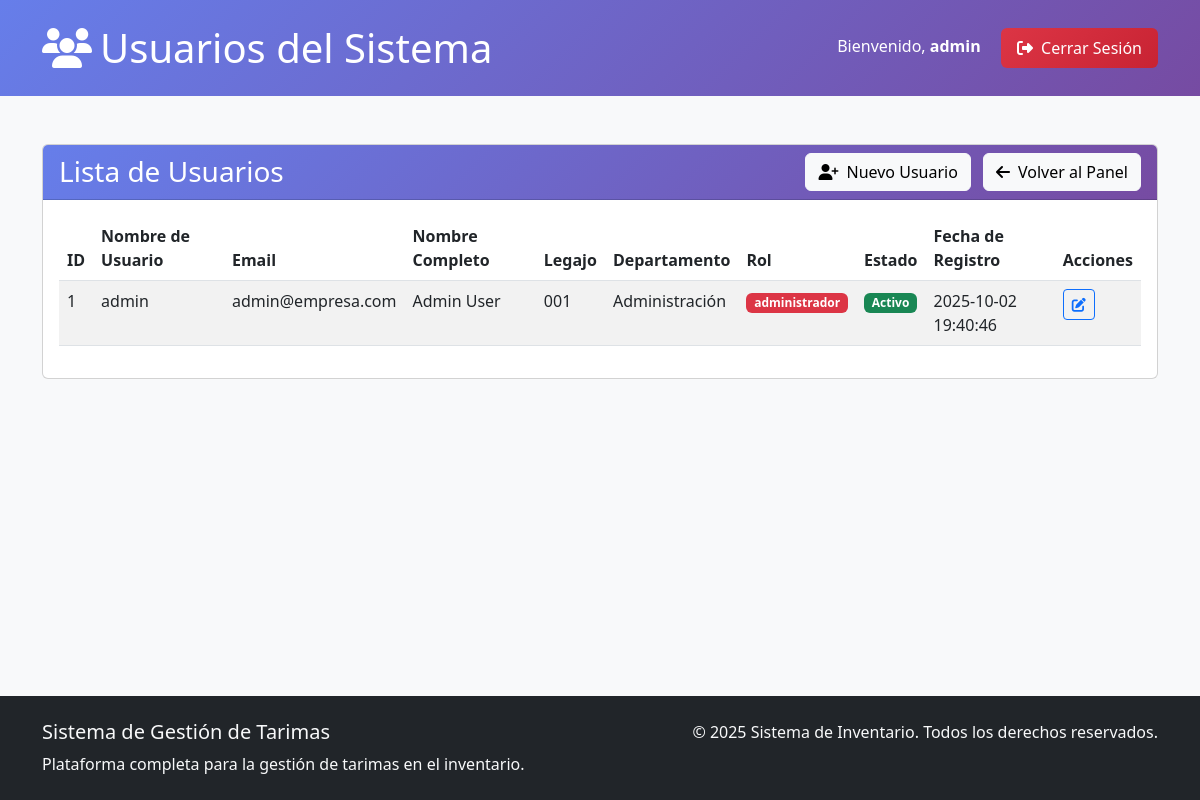
The page /dashboard/usuarios (signed in) on the database its author committed.
### tables this page shows
CREATE TABLE usuarios (
    id_usuario INT AUTO_INCREMENT PRIMARY KEY,
    username VARCHAR(50) NOT NULL UNIQUE,
    email VARCHAR(100) NOT NULL UNIQUE,
    password VARCHAR(255) NOT NULL,
    first_name VARCHAR(50) NOT NULL,
    last_name VARCHAR(50) NOT NULL,
    legajo VARCHAR(20) NOT NULL,
    department VARCHAR(100),
    id_rol INT DEFAULT 2,
    activo TINYINT(1) DEFAULT 1,
    created_at TIMESTAMP DEFAULT CURRENT_TIMESTAMP,
    updated_at TIMESTAMP DEFAULT CURRENT_TIMESTAMP ON UPDATE CURRENT_TIMESTAMP,
    FOREIGN KEY (id_rol) REFERENCES roles(id_rol)
);

CREATE TABLE roles (
    id_rol INT AUTO_INCREMENT PRIMARY KEY,
    nombre_rol VARCHAR(50) NOT NULL UNIQUE,
    descripcion TEXT,
    activo TINYINT(1) DEFAULT 1,
    created_at TIMESTAMP DEFAULT CURRENT_TIMESTAMP
);

### controllers/DashboardController.php (called while the page is built, shortened)
<?php
require_once __DIR__ . '/Controller.php';
require_once __DIR__ . '/../models/Database.php';
require_once __DIR__ . '/../models/Usuario.php';
class DashboardController extends Controller {
    private $usuarioModel;
    public function __construct() {
        $this->usuarioModel = new Usuario();
    }
    public function usuarios() {
        $usuarios = $this->usuarioModel->getAllUsuariosWithRoles();
        $data = [
            'username' => $_SESSION['username'],
            'title' => 'Gestión de Usuarios',
            'role' => $_SESSION['role'],
            'usuarios' => $usuarios
        ];
        $this->view('dashboard/usuarios', $data);
    }
}

### models/Usuario.php (called while the page is built, shortened)
<?php
require_once __DIR__ . '/Database.php';
class Usuario {
    private $db;
    public function __construct() {
        $this->db = Database::getInstance()->getConnection();
    }
    public function getAllUsuariosWithRoles() {
        $stmt = $this->db->prepare("
            SELECT u.id_usuario, u.username, u.email, u.first_name, u.last_name, u.legajo, u.department, u.created_at, u.activo, r.nombre_rol
            FROM usuarios u
            LEFT JOIN roles r ON u.id_rol = r.id_rol
            ORDER BY u.created_at DESC
        ");
        $stmt->execute();
        return $stmt->fetchAll(PDO::FETCH_ASSOC);
    }
}

### models/Database.php (called while the page is built)
<?php
class Database
{
    private static $instance = null;
    private $pdo;
    private function __construct()
    {
        $dsn = "mysql:host=" . DB_HOST . ";dbname=" . DB_NAME . ";charset=" . DB_CHARSET;
        try {
            $this->pdo = new PDO($dsn, DB_USER, DB_PASS);
            $this->pdo->setAttribute(PDO::ATTR_ERRMODE, PDO::ERRMODE_EXCEPTION);
        } catch (PDOException $e) {
            die("Error de conexión: " . $e->getMessage());
        }
    }
    public static function getInstance()
    {
        if (self::$instance === null) {
            self::$instance = new self();
        }
        return self::$instance;
    }
    public function getConnection()
    {
        return $this->pdo;
    }
}

### views/dashboard/usuarios.php (the view)
<header class="form-header">
    <div class="container">
        <div class="row align-items-center">
            <div class="col-md-8">
                <h1 class="mb-0"><i class="fas fa-users me-2"></i>Usuarios del Sistema</h1>
            </div>
            <div class="col-md-4 text-md-end">
                <span class="me-3">Bienvenido, <strong><?= htmlspecialchars($username ?? ''); ?></strong></span>
                <a href="<?= BASE_URL ?>/auth/logout" class="btn logout-btn text-white">
                    <i class="fas fa-sign-out-alt me-1"></i> Cerrar Sesión
                </a>
            </div>
        </div>
    </div>
</header>
<div class="container my-5">
    <div class="card">
        <div class="card-header d-flex justify-content-between align-items-center" style="background: linear-gradient(135deg, #667eea 0%, #764ba2 100%); color: white; ">
            <h3 class="mb-0">Lista de Usuarios</h3>
            <div>
                <a href="<?= BASE_URL ?>/auth/register" class="btn btn-light me-2">
                    <i class="fas fa-user-plus me-2"></i>Nuevo Usuario
                </a>
                <a href="<?= BASE_URL ?>/dashboard" class="btn btn-light">
                    <i class="fas fa-arrow-left me-2"></i>Volver al Panel
                </a>
            </div>
        </div>
        <div class="card-body">
            <div class="table-responsive">
                <table class="table table-striped table-hover">
                    <thead>
                        <tr style="background: linear-gradient(135deg, #667eea 0%, #764ba2 100%); color: white;">
                            <th>ID</th>
                            <th>Nombre de Usuario</th>
                            <th>Email</th>
                            <th>Nombre Completo</th>
                            <th>Legajo</th>
                            <th>Departamento</th>
                            <th>Rol</th>
                            <th>Estado</th>
                            <th>Fecha de Registro</th>
                            <th>Acciones</th>
                        </tr>
                    </thead>
                    <tbody>
                        <?php if (!empty($usuarios)): ?>
                            <?php foreach ($usuarios as $usuario): ?>
                                <tr>
                                    <td><?= htmlspecialchars($usuario['id_usuario']); ?></td>
                                    <td><?= htmlspecialchars($usuario['username']); ?></td>
                                    <td><?= htmlspecialchars($usuario['email']); ?></td>
                                    <td><?= htmlspecialchars($usuario['first_name'] . ' ' . $usuario['last_name']); ?></td>
                                    <td><?= htmlspecialchars($usuario['legajo']); ?></td>
                                    <td><?= htmlspecialchars($usuario['department']); ?></td>
                                    <td>
                                        <span class="badge <?= $usuario['nombre_rol'] === 'administrador' ? 'bg-danger' : 'bg-success'; ?>">
                                            <?= htmlspecialchars($usuario['nombre_rol'] ?? 'produccion'); ?>
                                        </span>
                                    </td>
                                    <td>
                                        <?php if ($usuario['activo'] ?? 1): ?>
                                            <span class="badge bg-success">Activo</span>
                                        <?php else: ?>
                                            <span class="badge bg-secondary">Inactivo</span>
                                        <?php endif; ?>
                                    </td>
                                    <td><?= htmlspecialchars($usuario['created_at']); ?></td>
                                    <td>
                                        <a href="<?= BASE_URL ?>/dashboard/editar_usuario/<?= htmlspecialchars($usuario['id_usuario']); ?>" class="btn btn-sm btn-outline-primary" title="Editar usuario">
                                            <i class="fas fa-edit"></i>
                                        </a>
                                    </td>
                                </tr>
                            <?php endforeach; ?>
                        <?php else: ?>
                            <tr>
                                <td colspan="10" class="text-center text-muted">No hay usuarios registrados aún.</td>
                            </tr>
                        <?php endif; ?>
                    </tbody>
                </table>
            </div>
        </div>
    </div>
</div>

### public/index.php (shortened to what this page needs)
<?php
require_once PROJECT_ROOT . '/models/Database.php';
require_once PROJECT_ROOT . '/models/Usuario.php';
require_once PROJECT_ROOT . '/controllers/Controller.php';
require_once PROJECT_ROOT . '/controllers/DashboardController.php';
$uri = parse_url($_SERVER['REQUEST_URI'], PHP_URL_PATH);
$basePath = '/appphp';
if (strpos($uri, $basePath) === 0) {
    $uri = substr($uri, strlen($basePath));
}
if ($uri === '/' || $uri === '' || $uri === '/public') {
    if (isset($_SESSION['user_logged_in']) && $_SESSION['user_logged_in'] === true) {
        header('Location: ' . BASE_URL . '/dashboard');
        exit;
    } else {
        header('Location: ' . BASE_URL . '/auth/login');
        exit;
    }
} elseif ($uri === '/auth/login' && $_SERVER['REQUEST_METHOD'] === 'GET') {
    $controller = new AuthController();
    $controller->showLogin();
} elseif ($uri === '/auth/login' && $_SERVER['REQUEST_METHOD'] === 'POST') {
    $controller = new AuthController();
    $controller->login();
} elseif ($uri === '/auth/register' && $_SERVER['REQUEST_METHOD'] === 'GET') {
    $controller = new AuthController();
    $controller->showRegister();
} elseif ($uri === '/auth/register' && $_SERVER['REQUEST_METHOD'] === 'POST') {
    $controller = new AuthController();
    $controller->register();
} elseif ($uri === '/auth/logout') {
    $controller = new AuthController();
    $controller->logout();
} elseif ($uri === '/dashboard' && isset($_SESSION['user_logged_in'])) {
    $controller = new DashboardController();
    $controller->index();
} elseif ($uri === '/tarimas/nueva_tarima' && isset($_SESSION['user_logged_in'])) {
    $controller = new TarimaController();
    $controller->nuevaTarima();
} elseif ($uri === '/tarimas/guardar' && $_SERVER['REQUEST_METHOD'] === 'POST' && isset($_SESSION['user_logged_in'])) {
    $controller = new TarimaController();
    $controller->guardarTarima();
} elseif ($uri === '/tarimas' && isset($_SESSION['user_logged_in'])) {
    $controller = new TarimaController();
    $controller->listarTarimas();
} elseif ($uri === '/dashboard/usuarios' && isset($_SESSION['user_logged_in'])) {
    $controller = new DashboardController();
    $controller->usuarios();
} elseif (preg_match('/^\/dashboard\/editar_usuario\/(\d+)$/', $uri, $matches) && isset($_SESSION['user_logged_in'])) {
    $controller = new DashboardController();
    $controller->editarUsuario($matches[1]);
} elseif (preg_match('/^\/dashboard\/actualizar_usuario\/(\d+)$/', $uri, $matches) && $_SERVER['REQUEST_METHOD'] === 'POST' && isset($_SESSION['user_logged_in'])) {
    $controller = new DashboardController();
    $controller->actualizarUsuario($matches[1]);
} elseif (preg_match('/^\/tarimas\/editar_tarima\/(\d+)$/', $uri, $matches) && isset($_SESSION['user_logged_in'])) {
    $controller = new TarimaController();
    $controller->editarTarima($matches[1]);
} elseif (preg_match('/^\/tarimas\/actualizar_tarima\/(\d+)$/', $uri, $matches) && $_SERVER['REQUEST_METHOD'] === 'POST' && isset($_SESSION['user_logged_in'])) {
    $controller = new TarimaController();
    $controller->actualizarTarima($matches[1]);
} else {
    http_response_code(404);
    echo "Página no encontrada";
}

### controllers/Controller.php (shortened to what this page needs)
<?php
class Controller {
    protected $viewPath;
    public function __construct() {
        $this->viewPath = __DIR__ . '/../views/';
    }
    protected function view($view, $data = []) {
        $viewFile = $this->viewPath . $view . '.php';
        if (file_exists($viewFile)) {
            $safeData = [];
            foreach ($data as $key => $value) {
                if (is_string($key) && preg_match('/^[a-zA-Z_][a-zA-Z0-9_]*$/', $key)) {
                    $safeData[$key] = $value;
                }
            }
            extract($safeData);
            require_once $viewFile;
            $content = ob_get_clean();
            require_once $this->viewPath . 'layouts/main.php';
        } else {
            throw new Exception("Vista no encontrada: {$viewFile}");
        }
    }
}
?>

### views/layouts/main.php (shortened to what this page needs)
<!DOCTYPE html>
<html lang="es">
<head>
    <link href="https://cdn.jsdelivr.net/npm/bootstrap@5.3.0/dist/css/bootstrap.min.css" rel="stylesheet">
    <link rel="stylesheet" href="https://cdnjs.cloudflare.com/ajax/libs/font-awesome/6.4.0/css/all.min.css">
</head>
<body>
    <div class="main-content">
        <?= $content ?? " "?>
    </div>
    <footer class="bg-dark text-light py-4 mt-auto">
        <div class="container">
            <div class="row">
                <div class="col-md-6">
                    <h5>Sistema de Gestión de Tarimas</h5>
                    <p class="mb-0">Plataforma completa para la gestión de tarimas en el inventario.</p>
                </div>
                <div class="col-md-6 text-md-end">
                    <p class="mb-0">&copy; 2025 Sistema de Inventario. Todos los derechos reservados.</p>
                </div>
            </div>
        </div>
    </footer>
</body>
</html>

### views/layouts/main.php (style rules this page uses)
body { background-color: #f8f9fa; font-family: 'Segoe UI', Tahoma, Geneva, Verdana, sans-serif; display: flex; flex-direction: column; min-height: 100vh; }
.form-header { background: linear-gradient(135deg, #667eea 0%, #764ba2 100%); color: white; padding: 1.5rem 0; }
.logout-btn { background: linear-gradient(135deg, #dc3545 0%, #c82333 100%); border: none; padding: 8px 16px; font-weight: 500; }
.main-content { flex: 1; }

### rows shown on the page
usuarios: username "admin", id_usuario "1", email "admin@empresa.com", first_name+last_name "Admin User", legajo "001", department "Administración", id_rol.nombre_rol "administrador", activo "Activo", created_at "2025-10-02 19:40:46"
